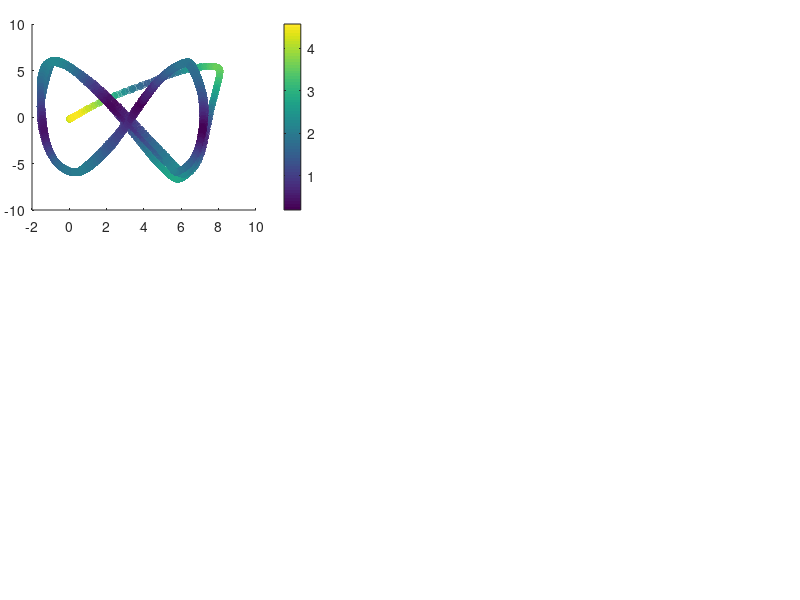

MATLAB code for this plot: (Note: this script raises an error after producing the figure.)
%% Code to show the results of the Inverse kinematic controller

% Clean variables
clc, clear all, close all;
 
%% CARGA MIL
load('Kinetic_Real.mat');

% DAtos de estado
h_Real = x_states(1:4,:);
u_Real = x_states(5:8,:);
t = t_time;

%%Tarea deseada
hd = ref(1:4,:);
hd_p = ref(5:8,:);

% Action de control dinamica
uc = uc_input;

% Error definition
for k = 1:length(t)
    error_vector = hd(1:3, k)-h_Real(1:3, k);
    error_dynamic(k) = norm(error_vector,2);
end

% Figure propert%% Figures
lw = 1; % linewidth 1
lwV = 2; % linewidth 2
fontsizeLabel = 11; %11
fontsizeLegend = 11;
fontsizeTicks = 11;
fontsizeTitel = 11;
sizeX = 1300; % size figure
sizeY = 750; % size figure

% color propreties
c1 = [80, 81, 79]/255;
c2 = [244, 213, 141]/255;
c3 = [242, 95, 92]/255;
c4 = [112, 141, 129]/255;

C18 = [0 0 0];
c5 = [130, 37, 37]/255;
c6 = [205, 167, 37]/255;
c7 = [81, 115, 180]/255;

C1 = [246 170 141]/255;
C2 = [51 187 238]/255;
C3 = [0 153 136]/255;
C4 = [238 119 51]/255;
C5 = [204 51 17]/255;
C6 = [238 51 119]/255;
C7 = [187 187 187]/255;
C8 = [80 80 80]/255;
C9 = [140 140 140]/255;
C10 = [0 128 255]/255;
C11 = [234 52 89]/255;
C12 = [39 124 252]/255;
C13 = [40 122 125]/255;
%C14 = [86 215 219]/255;
C14 = [252 94 158]/255;
C15 = [244 171 39]/255;
C16 = [100 121 162]/255;
C17 = [255 0 0]/255;
%% New color slection

figure('Position', [500 500 sizeX sizeY])
set(gcf, 'Position', [500 500 sizeX sizeY]);
fig1_comps.fig = gcf;

% Figure 1
axes('Position',[0.04 0.65 .35 .31]);
%% Colorbar
scatter(h_Real(1, :),h_Real(2, :),30,error_dynamic,'filled','MarkerFaceAlpha',0.7);
c = colorbar;
c.Label.Interpreter = 'latex';
c.Label.String = '$\textrm{Error}~||\tilde{\mathbf{\eta}}||$';

set(c,'TickLabelInterpreter','latex')

%% Desired Trajectory
hd_plot = line(hd(1,:),hd(2,:));
set(hd_plot, 'LineStyle', '--', 'Color', C8, 'LineWidth', 1.2*lw)

%% Real Trajectory
h_plot = line(h_Real(1,:),h_Real(2,:));
set(h_plot, 'LineStyle', '-', 'Color', C18, 'LineWidth', 1.2*lw)

%% Title of the image
hTitle_1 = title({'$\textrm{(a)}$'},'fontsize',14,'interpreter','latex','Color',C18);
%hXLabel_1 = xlabel('$x~[m]$','fontsize',9,'interpreter','latex', 'Color',C18);
hYLabel_1 = ylabel('$y~[m]$','fontsize',9,'interpreter','latex', 'Color',C18);

%% Legend nomeclature
hLegend_1 = legend([hd_plot, h_plot],{'$\mathbf{\eta}_d$','$\mathbf{\eta}$'},'fontsize',12,'interpreter','latex','Color',[255 255 255]/255,'Location','best','NumColumns',1,'TextColor','black');
set(gca,'ticklabelinterpreter','latex',...
        'fontsize',1.3*fontsizeTicks)
% Figure properties
ax_1 = gca;
ax_1.Box = 'on';
ax_1.BoxStyle = 'full';
ax_1.TickLength = [0.005;0.005];
ax_1.TickDirMode = 'auto';
ax_1.YMinorTick = 'on';
ax_1.XMinorTick = 'on';
% ax_2.XTickLabel = [];
ax_1.XMinorGrid = 'on';
ax_1.YMinorGrid = 'on';
%ax_2.MinorGridColor = '#8f8f8f';
ax_1.MinorGridAlpha = 0.15;
ax_1.LineWidth = 0.8;
ax_1.XLim = [min(h_Real(1,:))-0.2 max(h_Real(1,:))+0.2];
ax_1.YLim = [min(h_Real(2,:))-0.2 max(h_Real(2,:))+0.2];

% Figure 2
axes('Position',[0.04 0.28 .35 .31]);
%% Colorbar
scatter(h_Real(1, :),h_Real(3, :),30,error_dynamic,'filled','MarkerFaceAlpha',0.7);
c = colorbar;
c.Label.Interpreter = 'latex';
c.Label.String = '$\textrm{Error}~||\tilde{\mathbf{\eta}}||$';

set(c,'TickLabelInterpreter','latex')

%% Desired Trajectory
hd_plot_2 = line(hd(1,:),hd(3,:));
set(hd_plot_2, 'LineStyle', '--', 'Color', C8, 'LineWidth', 1.2*lw)

%% Real Trajectory
h_plot_2 = line(h_Real(1,:),h_Real(3,:));
set(h_plot_2, 'LineStyle', '-', 'Color', C18, 'LineWidth', 1.2*lw)

%% Title of the image
hTitle_2 = title({'$\textrm{(b)}$'},'fontsize',14,'interpreter','latex','Color',C18);
hXLabel_2 = xlabel('$x~[m]$','fontsize',9,'interpreter','latex', 'Color',C18);
hYLabel_2 = ylabel('$z~[m]$','fontsize',9,'interpreter','latex', 'Color',C18);

%% Legend nomeclature
hLegend_2 = legend([hd_plot_2, h_plot_2],{'$\mathbf{\eta}_d$','$\mathbf{\eta}$'},'fontsize',12,'interpreter','latex','Color',[255 255 255]/255,'Location','best','NumColumns',1,'TextColor','black');
set(gca,'ticklabelinterpreter','latex',...
        'fontsize',1.3*fontsizeTicks)
% Figure properties
ax_2 = gca;
ax_2.Box = 'on';
ax_2.BoxStyle = 'full';
ax_2.TickLength = [0.005;0.005];
ax_2.TickDirMode = 'auto';
ax_2.YMinorTick = 'on';
ax_2.XMinorTick = 'on';
% ax_2.XTickLabel = [];
ax_2.XMinorGrid = 'on';
ax_2.YMinorGrid = 'on';
%ax_2.MinorGridColor = '#8f8f8f';
ax_2.MinorGridAlpha = 0.15;
ax_2.LineWidth = 0.8;
ax_2.XLim = [min(h_Real(1,:))-0.2 max(h_Real(1,:))+0.2];
ax_2.YLim = [min(h_Real(3,:))-0.2 max(h_Real(3,:))+0.2];

axes('Position',[0.45 0.65 .54 .31]);
%% Data generation
error_x_plot = line(t,hd(1,:)-h_Real(1,:));
set(error_x_plot, 'LineStyle', '-', 'Color', C5, 'LineWidth', 1.1*lw);
error_y_plot = line(t,hd(2,:)-h_Real(2,:));
set(error_y_plot, 'LineStyle', '-', 'Color', C3, 'LineWidth', 1.1*lw);
error_z_plot = line(t,hd(3,:)-h_Real(3,:));
set(error_z_plot, 'LineStyle', '-', 'Color', c7, 'LineWidth', 1.1*lw);

% fig1_comps.p1 = ul_plot;
%% Title of the image
hTitle_3 = title({'$\textrm{(c)}$'},'fontsize',14,'interpreter','latex','Color',C18);
%xlabel('$\textrm{Time}[s]$','fontsize',10,'interpreter','latex','Color',C18);
ylabel('$\textrm{Control Error}~[m]$','fontsize',10,'interpreter','latex', 'Color',C18);

%% Legend nomeclature
hLegend_3 = legend([error_x_plot,error_y_plot, error_z_plot],{'$\tilde{\mathbf{\eta}}_x$','$\tilde{\mathbf{\eta}}_y$','$\tilde{\mathbf{\eta}}_z$'},'fontsize',12,'interpreter','latex','Color',[255 255 255]/255,'Location','best','NumColumns',1,'TextColor','black');
 set(gca,'ticklabelinterpreter','latex',...
         'fontsize',1.3*fontsizeTicks)
%% Figure properties
ax_3 = gca;
ax_3.Box = 'on';
ax_3.BoxStyle = 'full';
ax_3.TickLength = [0.01;0.01];
ax_3.TickDirMode = 'auto';
ax_3.XTickLabel = [];
ax_3.YMinorTick = 'on';
ax_3.XMinorTick = 'on';
ax_3.XMinorGrid = 'on';
ax_3.YMinorGrid = 'on';
%ax_1.MinorGridColor = '#8f8f8f';
ax_3.MinorGridAlpha = 0.15;
ax_3.LineWidth = 0.8;
ax_3.XLim = [0 t(end)];

%% Zoom Plot
axes('Position',[0.70 0.85 .2 .1]);
index_zoom_1 = (t>=20) & (t<=30);
error_x_plot_zoom = line(t(index_zoom_1),hd(1,(index_zoom_1))-h_Real(1,(index_zoom_1)));
error_y_plot_zoom = line(t(index_zoom_1),hd(2,(index_zoom_1))-h_Real(2,(index_zoom_1)));
error_z_plot_zoom = line(t(index_zoom_1),hd(3,(index_zoom_1))-h_Real(3,(index_zoom_1)));

set(error_x_plot_zoom, 'LineStyle', '-', 'Color', C5, 'LineWidth', lw*0.8);
set(error_y_plot_zoom, 'LineStyle', '-', 'Color', C3, 'LineWidth', lw*0.8);
set(error_z_plot_zoom, 'LineStyle', '-', 'Color', c7, 'LineWidth', lw*0.8);

set(gca,'ticklabelinterpreter','latex',...
         'fontsize',fontsizeTicks*0.5)
ax_1_zoom = gca;
ax_1_zoom.Box = 'on';
ax_1_zoom.BoxStyle = 'full';
ax_1_zoom.TickLength = [0.01;0.01];
%ax_1_zoom.YLim = [-0.5 0.5];
%ax_1_zoom.YTickLabel = [];
%ax_1_zoom.XTickLabel = [];
ax_1_zoom.TickDirMode = 'manual';
ax_1_zoom.TickDir = 'in';
ax_1_zoom.YMinorTick = 'on';
ax_1_zoom.XMinorTick = 'on';
ax_1_zoom.LineWidth = 0.5;
ax_1_zoom.XMinorGrid = 'on';
ax_1_zoom.YMinorGrid = 'on';
axes('Position',[0.45 0.28 .54 .31]);
%% Data generation
uc_l = line(t(1,1:length(uc(1,:))),uc(1,:));
set(uc_l, 'LineStyle', '-', 'Color', C7, 'LineWidth', 1.3*lw);
uc_m = line(t(1,1:length(uc(2,:))),uc(2,:));
set(uc_m, 'LineStyle', '-', 'Color', C14, 'LineWidth', 1.3*lw);
uc_n = line(t(1,1:length(uc(3,:))),uc(3,:));
set(uc_n, 'LineStyle', '-', 'Color', C15, 'LineWidth', 1.3*lw);


uc_l_real = line(t(1,1:length(u_Real(1,:))),u_Real(1,:));
set(uc_l_real, 'LineStyle', '--', 'Color', [C7, 0.5], 'LineWidth', 1.3*lw);
uc_m_real = line(t(1,1:length(u_Real(2,:))),u_Real(2,:));
set(uc_m_real, 'LineStyle', '--', 'Color', [C14, 0.5], 'LineWidth', 1.3*lw);
uc_n_real = line(t(1,1:length(u_Real(3,:))),u_Real(3,:));
set(uc_n_real, 'LineStyle', '--', 'Color', [C15, 0.5], 'LineWidth', 1.3*lw);

% fig1_comps.p1 = ul_plot;
%% Title of the image
hTitle_4 = title({'$\textrm{(d)}$'},'fontsize',14,'interpreter','latex','Color',C18);
xlabel('$\textrm{Time}[s]$','fontsize',10,'interpreter','latex','Color',C18);
ylabel('$\textrm{Inputs}~[m/s]$','fontsize',10,'interpreter','latex', 'Color',C18);

%% Legend nomeclature
hLegend_4 = legend([uc_l,uc_m, uc_n, uc_l_real,uc_m_real, uc_n_real ],{'${\mu}_{l_{ref}}$','${\mu}_{m_{ref}}$','${\mu}_{n}$', '${\mu}_{l}$','${\mu}_{m}$','${\mu}_{n}$'},'fontsize',12,'interpreter','latex','Color',[255 255 255]/255,'Location','best','NumColumns',1,'TextColor','black');
 set(gca,'ticklabelinterpreter','latex',...
         'fontsize',1.3*fontsizeTicks)
%% Figure properties
ax_4 = gca;
ax_4.Box = 'on';
ax_4.BoxStyle = 'full';
ax_4.TickLength = [0.01;0.01];
ax_4.TickDirMode = 'auto';
ax_4.YMinorTick = 'on';
ax_4.XMinorTick = 'on';
ax_4.XMinorGrid = 'on';
ax_4.YMinorGrid = 'on';
%ax_1.MinorGridColor = '#8f8f8f';
ax_4.MinorGridAlpha = 0.15;
ax_4.LineWidth = 0.8;
ax_4.XLim = [0 t(end)];
% 
set(gcf, 'Color', 'w'); % Sets axes background
export_fig a_Results_Kinetic_Real.pdf -q101

